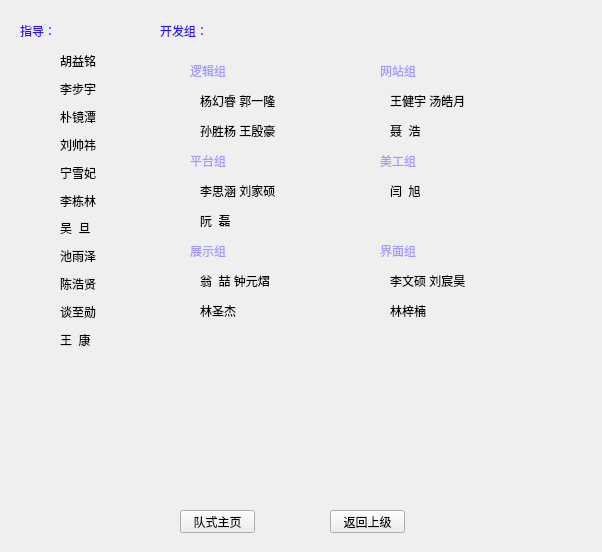
<?xml version="1.0" encoding="UTF-8"?>
<ui version="4.0">
 <class>TeamWidget</class>
 <widget class="QWidget" name="TeamWidget">
  <property name="geometry">
   <rect>
    <x>0</x>
    <y>0</y>
    <width>602</width>
    <height>552</height>
   </rect>
  </property>
  <property name="windowTitle">
   <string>Form</string>
  </property>
  <widget class="QLabel" name="label">
   <property name="geometry">
    <rect>
     <x>20</x>
     <y>20</y>
     <width>61</width>
     <height>21</height>
    </rect>
   </property>
   <property name="styleSheet">
    <string notr="true">font: 16pt &quot;楷体&quot;;
color: rgb(42, 14, 255);</string>
   </property>
   <property name="text">
    <string>指导：</string>
   </property>
  </widget>
  <widget class="QLabel" name="label_12">
   <property name="geometry">
    <rect>
     <x>160</x>
     <y>20</y>
     <width>81</width>
     <height>21</height>
    </rect>
   </property>
   <property name="styleSheet">
    <string notr="true">font: 16pt &quot;楷体&quot;;
color: rgb(42, 14, 255);</string>
   </property>
   <property name="text">
    <string>开发组：</string>
   </property>
  </widget>
  <widget class="QLabel" name="label_13">
   <property name="geometry">
    <rect>
     <x>190</x>
     <y>60</y>
     <width>81</width>
     <height>21</height>
    </rect>
   </property>
   <property name="styleSheet">
    <string notr="true">font: 15pt &quot;楷体&quot;;
color: rgb(162, 153, 255);</string>
   </property>
   <property name="text">
    <string>逻辑组</string>
   </property>
  </widget>
  <widget class="QLabel" name="label_14">
   <property name="geometry">
    <rect>
     <x>200</x>
     <y>90</y>
     <width>131</width>
     <height>21</height>
    </rect>
   </property>
   <property name="styleSheet">
    <string notr="true">font: 14pt &quot;楷体&quot;;</string>
   </property>
   <property name="text">
    <string>杨幻睿 郭一隆</string>
   </property>
  </widget>
  <widget class="QLabel" name="label_15">
   <property name="geometry">
    <rect>
     <x>200</x>
     <y>120</y>
     <width>131</width>
     <height>21</height>
    </rect>
   </property>
   <property name="styleSheet">
    <string notr="true">font: 14pt &quot;楷体&quot;;</string>
   </property>
   <property name="text">
    <string>孙胜杨 王殷豪</string>
   </property>
  </widget>
  <widget class="QLabel" name="label_16">
   <property name="geometry">
    <rect>
     <x>190</x>
     <y>150</y>
     <width>81</width>
     <height>21</height>
    </rect>
   </property>
   <property name="styleSheet">
    <string notr="true">font: 15pt &quot;楷体&quot;;;
color: rgb(162, 153, 255);</string>
   </property>
   <property name="text">
    <string>平台组</string>
   </property>
  </widget>
  <widget class="QLabel" name="label_17">
   <property name="geometry">
    <rect>
     <x>200</x>
     <y>180</y>
     <width>131</width>
     <height>21</height>
    </rect>
   </property>
   <property name="styleSheet">
    <string notr="true">font: 14pt &quot;楷体&quot;;</string>
   </property>
   <property name="text">
    <string>李思涵 刘家硕</string>
   </property>
  </widget>
  <widget class="QLabel" name="label_19">
   <property name="geometry">
    <rect>
     <x>200</x>
     <y>210</y>
     <width>131</width>
     <height>21</height>
    </rect>
   </property>
   <property name="styleSheet">
    <string notr="true">font: 14pt &quot;楷体&quot;;</string>
   </property>
   <property name="text">
    <string>阮  磊</string>
   </property>
  </widget>
  <widget class="QLabel" name="label_20">
   <property name="geometry">
    <rect>
     <x>190</x>
     <y>240</y>
     <width>81</width>
     <height>21</height>
    </rect>
   </property>
   <property name="styleSheet">
    <string notr="true">font: 15pt &quot;楷体&quot;;;
color: rgb(162, 153, 255);</string>
   </property>
   <property name="text">
    <string>展示组</string>
   </property>
  </widget>
  <widget class="QLabel" name="label_21">
   <property name="geometry">
    <rect>
     <x>200</x>
     <y>270</y>
     <width>131</width>
     <height>21</height>
    </rect>
   </property>
   <property name="styleSheet">
    <string notr="true">font: 14pt &quot;楷体&quot;;</string>
   </property>
   <property name="text">
    <string>翁  喆 钟元熠 </string>
   </property>
  </widget>
  <widget class="QLabel" name="label_22">
   <property name="geometry">
    <rect>
     <x>200</x>
     <y>300</y>
     <width>131</width>
     <height>21</height>
    </rect>
   </property>
   <property name="styleSheet">
    <string notr="true">font: 14pt &quot;楷体&quot;;</string>
   </property>
   <property name="text">
    <string>林圣杰</string>
   </property>
  </widget>
  <widget class="QLabel" name="label_23">
   <property name="geometry">
    <rect>
     <x>380</x>
     <y>60</y>
     <width>81</width>
     <height>21</height>
    </rect>
   </property>
   <property name="styleSheet">
    <string notr="true">font: 15pt &quot;楷体&quot;;;
color: rgb(162, 153, 255);</string>
   </property>
   <property name="text">
    <string>网站组</string>
   </property>
  </widget>
  <widget class="QLabel" name="label_24">
   <property name="geometry">
    <rect>
     <x>390</x>
     <y>90</y>
     <width>131</width>
     <height>21</height>
    </rect>
   </property>
   <property name="styleSheet">
    <string notr="true">font: 14pt &quot;楷体&quot;;</string>
   </property>
   <property name="text">
    <string>王健宇 汤皓月</string>
   </property>
  </widget>
  <widget class="QLabel" name="label_25">
   <property name="geometry">
    <rect>
     <x>380</x>
     <y>150</y>
     <width>81</width>
     <height>21</height>
    </rect>
   </property>
   <property name="styleSheet">
    <string notr="true">font: 15pt &quot;楷体&quot;;;
color: rgb(162, 153, 255);</string>
   </property>
   <property name="text">
    <string>美工组</string>
   </property>
  </widget>
  <widget class="QLabel" name="label_26">
   <property name="geometry">
    <rect>
     <x>390</x>
     <y>180</y>
     <width>131</width>
     <height>21</height>
    </rect>
   </property>
   <property name="styleSheet">
    <string notr="true">font: 14pt &quot;楷体&quot;;</string>
   </property>
   <property name="text">
    <string>闫  旭</string>
   </property>
  </widget>
  <widget class="QLabel" name="label_27">
   <property name="geometry">
    <rect>
     <x>380</x>
     <y>240</y>
     <width>81</width>
     <height>21</height>
    </rect>
   </property>
   <property name="styleSheet">
    <string notr="true">font: 15pt &quot;楷体&quot;;;
color: rgb(162, 153, 255);</string>
   </property>
   <property name="text">
    <string>界面组</string>
   </property>
  </widget>
  <widget class="QLabel" name="label_28">
   <property name="geometry">
    <rect>
     <x>390</x>
     <y>270</y>
     <width>131</width>
     <height>21</height>
    </rect>
   </property>
   <property name="styleSheet">
    <string notr="true">font: 14pt &quot;楷体&quot;;</string>
   </property>
   <property name="text">
    <string>李文硕 刘宸昊</string>
   </property>
  </widget>
  <widget class="QLabel" name="label_29">
   <property name="geometry">
    <rect>
     <x>390</x>
     <y>300</y>
     <width>131</width>
     <height>21</height>
    </rect>
   </property>
   <property name="styleSheet">
    <string notr="true">font: 14pt &quot;楷体&quot;;</string>
   </property>
   <property name="text">
    <string>林梓楠</string>
   </property>
  </widget>
  <widget class="QPushButton" name="websiteButton">
   <property name="geometry">
    <rect>
     <x>180</x>
     <y>510</y>
     <width>75</width>
     <height>23</height>
    </rect>
   </property>
   <property name="text">
    <string>队式主页</string>
   </property>
  </widget>
  <widget class="QPushButton" name="ExitButton">
   <property name="geometry">
    <rect>
     <x>330</x>
     <y>510</y>
     <width>75</width>
     <height>23</height>
    </rect>
   </property>
   <property name="text">
    <string>返回上级</string>
   </property>
  </widget>
  <widget class="QWidget" name="layoutWidget">
   <property name="geometry">
    <rect>
     <x>60</x>
     <y>50</y>
     <width>62</width>
     <height>301</height>
    </rect>
   </property>
   <layout class="QVBoxLayout" name="verticalLayout">
    <item>
     <widget class="QLabel" name="label_2">
      <property name="styleSheet">
       <string notr="true">font: 14pt &quot;楷体&quot;;</string>
      </property>
      <property name="text">
       <string>胡益铭</string>
      </property>
     </widget>
    </item>
    <item>
     <widget class="QLabel" name="label_7">
      <property name="styleSheet">
       <string notr="true">font: 14pt &quot;楷体&quot;;</string>
      </property>
      <property name="text">
       <string>李步宇</string>
      </property>
     </widget>
    </item>
    <item>
     <widget class="QLabel" name="label_3">
      <property name="styleSheet">
       <string notr="true">font: 14pt &quot;楷体&quot;;</string>
      </property>
      <property name="text">
       <string>朴镜潭</string>
      </property>
     </widget>
    </item>
    <item>
     <widget class="QLabel" name="label_4">
      <property name="styleSheet">
       <string notr="true">font: 14pt &quot;楷体&quot;;</string>
      </property>
      <property name="text">
       <string>刘帅祎</string>
      </property>
     </widget>
    </item>
    <item>
     <widget class="QLabel" name="label_5">
      <property name="styleSheet">
       <string notr="true">font: 14pt &quot;楷体&quot;;</string>
      </property>
      <property name="text">
       <string>宁雪妃</string>
      </property>
     </widget>
    </item>
    <item>
     <widget class="QLabel" name="label_6">
      <property name="styleSheet">
       <string notr="true">font: 14pt &quot;楷体&quot;;</string>
      </property>
      <property name="text">
       <string>李栋林</string>
      </property>
     </widget>
    </item>
    <item>
     <widget class="QLabel" name="label_18">
      <property name="styleSheet">
       <string notr="true">font: 14pt &quot;楷体&quot;;</string>
      </property>
      <property name="text">
       <string>吴  旦</string>
      </property>
     </widget>
    </item>
    <item>
     <widget class="QLabel" name="label_8">
      <property name="styleSheet">
       <string notr="true">font: 14pt &quot;楷体&quot;;</string>
      </property>
      <property name="text">
       <string>池雨泽</string>
      </property>
     </widget>
    </item>
    <item>
     <widget class="QLabel" name="label_9">
      <property name="styleSheet">
       <string notr="true">font: 14pt &quot;楷体&quot;;</string>
      </property>
      <property name="text">
       <string>陈浩贤</string>
      </property>
     </widget>
    </item>
    <item>
     <widget class="QLabel" name="label_10">
      <property name="styleSheet">
       <string notr="true">font: 14pt &quot;楷体&quot;;</string>
      </property>
      <property name="text">
       <string>谈至勋</string>
      </property>
     </widget>
    </item>
    <item>
     <widget class="QLabel" name="label_11">
      <property name="styleSheet">
       <string notr="true">font: 14pt &quot;楷体&quot;;</string>
      </property>
      <property name="text">
       <string>王  康</string>
      </property>
     </widget>
    </item>
   </layout>
  </widget>
  <widget class="QLabel" name="label_30">
   <property name="geometry">
    <rect>
     <x>390</x>
     <y>120</y>
     <width>131</width>
     <height>21</height>
    </rect>
   </property>
   <property name="styleSheet">
    <string notr="true">font: 14pt &quot;楷体&quot;;</string>
   </property>
   <property name="text">
    <string>聂  浩</string>
   </property>
  </widget>
 </widget>
 <resources/>
 <connections/>
</ui>
